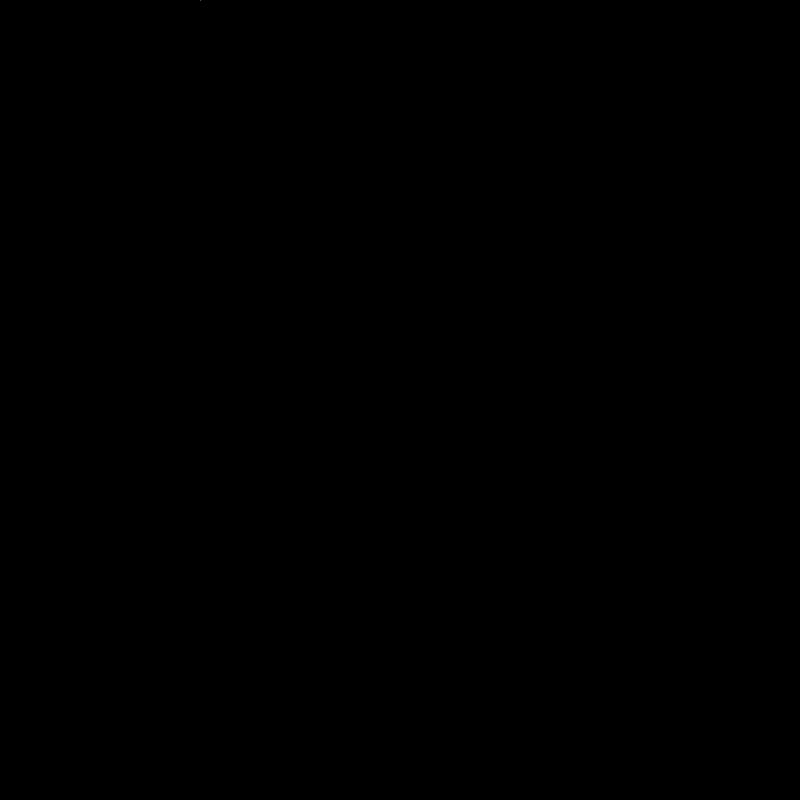
Frame 1 (no input)
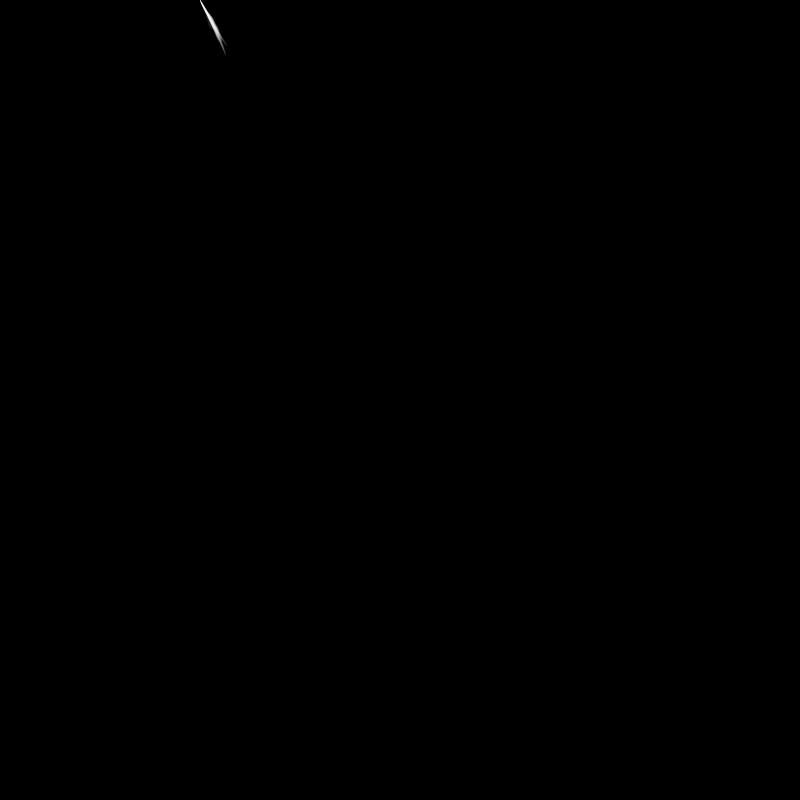
Frame 60 (the mouse pressed at the canvas centre just before this capture)
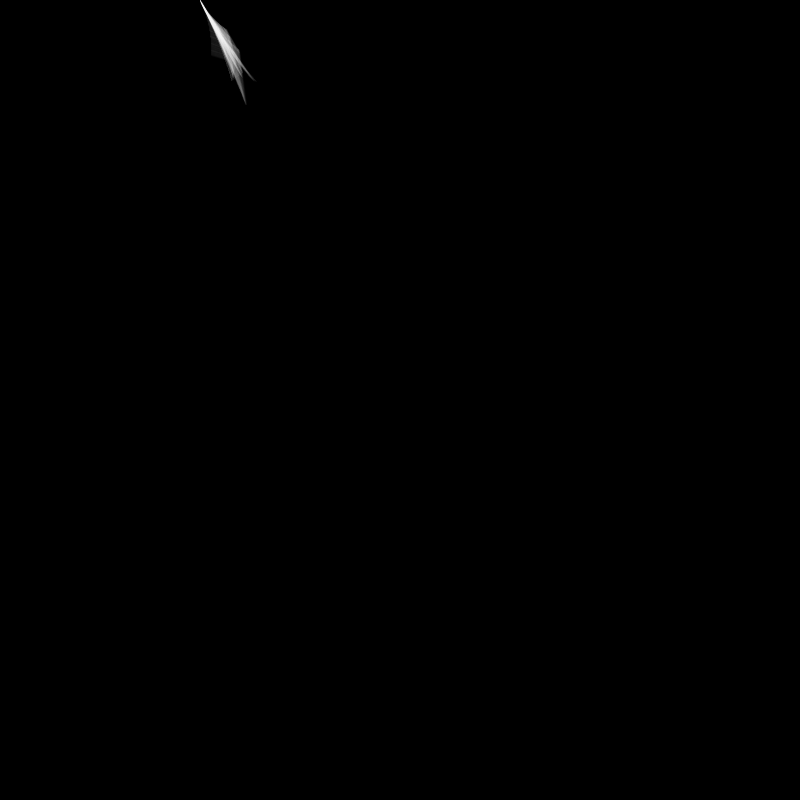
Frame 120 (the mouse held since frame 60 and released just before this capture)

The Processing sketch that drew these frames (run headless with seeded random() and noise(); from frame 60 on, the mouse is pressed at the canvas centre):

// Processing sketch: processing_153397
// ── processing_153397.pde

int noWalkers = 15;
SplineWalker[] sw = new SplineWalker[noWalkers];
void setup()
{
  size(800,800);
  background(0);    
  
  for (int i = 0; i < noWalkers; i++)
  {
    sw[i] = new SplineWalker(new PVector(width/4,0),new PVector(1,2),random(350,550));
  }
   
}

void draw()
{
  
  strokeWeight(1);
  sw[0].update();  
  float t = sw[0].t;
  float tInc = mapSpeed(t);
  sw[0].tInc = tInc;
  stroke(255,10);
  for (int i = 1; i < noWalkers; i++)
  {
    if(sw[i].active())
    {
      sw[i].update();   
      sw[i].tInc = tInc; 
      line(sw[i].x, sw[i].y,sw[i-1].x, sw[i-1].y);
    }
  }
}

float mapSpeed(float t)
{
  float baseSpeed = 0.001;
  if(t<0.75)
    return map(t,0,0.75,baseSpeed,baseSpeed/5.0);
   
  if(t<0.8)
    return map(t,0.75,0.8,baseSpeed/5.0, baseSpeed/2.0);
    
  if(t<0.95)
     return map(t,0.8,0.95,baseSpeed/2.0, baseSpeed*2.0);
    
 
  return map(t,0.95,1,baseSpeed*2.0, baseSpeed*5.0);
}


class SplineWalker
{  
  
  PVector p1;
  PVector p2;
  PVector p3;
  PVector p4;
  
  float t = 0;
  float tInc = 0.001;
  float x;
  float y;
  
  SplineWalker(PVector location, PVector direction, float avgLength)
  {
    direction.normalize();
    direction.mult(avgLength);
    
    p1 = new PVector(location.x, location.y);
    p2 = PVector.add(p1, PVector.mult(direction,random(0.2,0.8)));
    
    PVector p3Dir = new PVector(direction.x, direction.y);
    p3Dir.rotate(HALF_PI*(random(-0.7,0.7)));
    
    p3 = PVector.add(p1, p3Dir);
    
    p3Dir.lerp(direction, random(0,1));
    
    //direction.rotate(HALF_PI*(random(-0.5,0.5)));
    
    p4 = PVector.add(p1, PVector.mult(p3Dir,random(1.2,1.7)));    
  }
  
  void update()
  {
    if (active())
    {
      x = bezierPoint(p1.x, p2.x, p3.x, p4.x, t);
      y = bezierPoint(p1.y, p2.y, p3.y, p4.y, t);     
      
      t += tInc;
    }
  }
  
  boolean active()
  {
    return t<1;
  }
  
  void draw()
  {
    update();
    if (active())
    {     
      point(x,y);      
    }
  }
}
